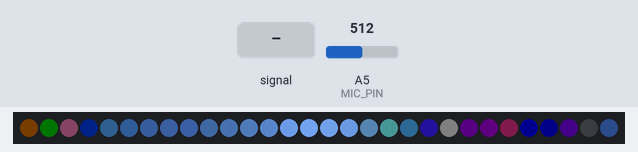
A sketch run on a simulated Arduino Uno, built with avr-gcc and run on an emulated ATmega328P. Parts: 30 RGB LEDs in strip order, left to right. The inputs (shaded band) are chosen by the test bench; at power-on: A5 (MIC_PIN) = 512. Dim RGB values are drawn brighter than linear; random numbers use the default seed unless the sketch sets one; what the sketch prints to the serial monitor is not drawn.

Above: at 0.75 s.
1.3 s: A5 (MIC_PIN) fed a 50 Hz sine of ±306 counts around its level
At 1.46 s:
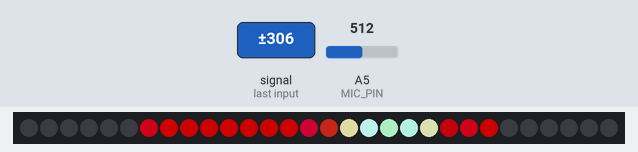
3.7 s: A5 (MIC_PIN) set to 900
At 5.8 s:
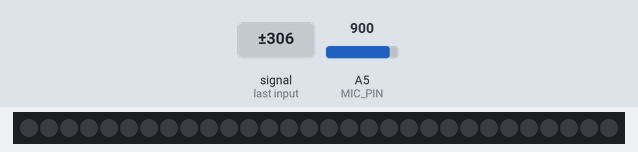
6.1 s: A5 (MIC_PIN) fed a 200 Hz sine of ±81 counts around its level
At 6.57 s:
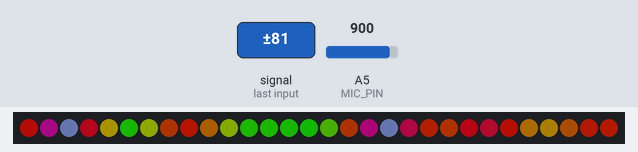
8.5 s: A5 (MIC_PIN) set to 1023
At 8.68 s:
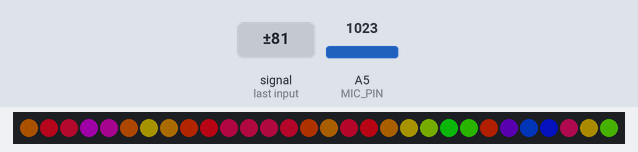
10.7 s: A5 (MIC_PIN) set to 306
At 10.86 s:
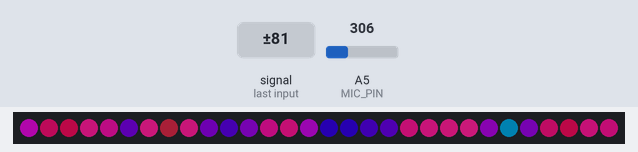
13.2 s: A5 (MIC_PIN) fed a 1000 Hz sine of ±255 counts around its level
At 13.66 s:
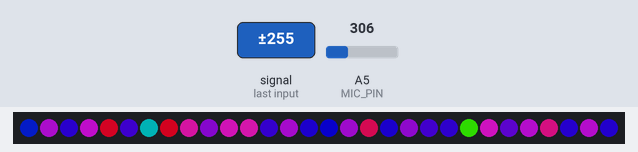
Timing chart, 0 to 16.2 s (numbered marks = the images above; inputs shaded):
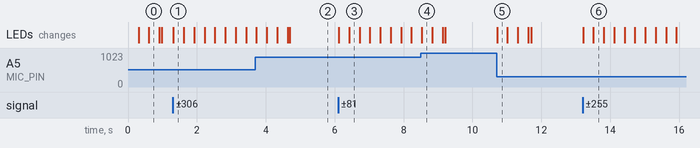

The sketch:

sound_noise.ino
```cpp
/* sound_noise
 *
 * By: Andrew Tuline
 *
 * Date: February, 2017
 *
 * Updated: January, 2020
 *
 * Another sound reactive routine that works with Perlin noise.
 *
 * Uses: sampleAvg
 *
 *
 */

#define FASTLED_ALLOW_INTERRUPTS 0                            // Used for ESP8266.
#include "FastLED.h"                                          // FastLED library.

#define MIC_PIN   5                                           // Analog port for microphone
uint8_t squelch = 7;                                          // Anything below this is background noise, so we'll make it '0'.
int sample;                                                   // Current sample.
float sampleAvg = 0;                                          // Smoothed Average.
float micLev = 0;                                             // Used to convert returned value to have '0' as minimum.
uint8_t maxVol = 11;                                          // Reasonable value for constant volume for 'peak detector', as it won't always trigger.
bool samplePeak = 0;                                          // Boolean flag for peak. Responding routine must reset this flag.


// Fixed definitions cannot change on the fly.
#define LED_DT 12                                             // Data pin to connect to the strip.
#define LED_CK 11
#define COLOR_ORDER GRB                                       // It's GRB for WS2812B and BGR for APA102
#define LED_TYPE WS2812                                       // What kind of strip are you using (WS2801, WS2812B or APA102)?
#define NUM_LEDS 30                                           // Number of LED's.

struct CRGB leds[NUM_LEDS];                                   // Initialize our LED array.

CRGBPalette16 currentPalette(OceanColors_p);
CRGBPalette16 targetPalette(LavaColors_p);
TBlendType    currentBlending;                                // NOBLEND or LINEARBLEND


int max_bright = 255;


static int16_t xdist;                                          // A random number for our noise generator.
static int16_t ydist;
uint16_t xscale = 30;                                         // Wouldn't recommend changing this on the fly, or the animation will be really blocky.
uint16_t yscale = 30;                                         // Wouldn't recommend changing this on the fly, or the animation will be really blocky.
uint8_t maxChanges = 24;                                      // Value for blending between palettes.


void setup() {

  analogReference(EXTERNAL);                                  // 3.3V reference for analog input.

  Serial.begin(115200);
  Serial.println("The start!");

  LEDS.addLeds<LED_TYPE, LED_DT, COLOR_ORDER>(leds, NUM_LEDS);      // Use this for WS2812B
//  LEDS.addLeds<LED_TYPE, LED_DT, LED_CK, COLOR_ORDER>(leds, NUM_LEDS);  // Use this for WS2801 or APA102

  FastLED.setBrightness(max_bright);
  FastLED.setMaxPowerInVoltsAndMilliamps(5, 500);

} // setup()


void loop() {

  EVERY_N_MILLISECONDS(10) {
    uint8_t maxChanges = 24;
    nblendPaletteTowardPalette(currentPalette, targetPalette, maxChanges);   // AWESOME palette blending capability.
    fillnoise8();                                             // Update the LED array with noise based on sound input
    fadeToBlackBy(leds, NUM_LEDS, 32);                         // 8 bit, 1 = slow, 255 = fast
  }

  EVERY_N_SECONDS(5) {                                        // Change the target palette to a random one every 5 seconds.
    targetPalette = CRGBPalette16(CHSV(random8(), 255, random8(128,255)), CHSV(random8(), 255, random8(128,255)), CHSV(random8(), 192, random8(128,255)), CHSV(random8(), 255, random8(128,255)));
  }

  getSample();                                                // Sample the sound.

  FastLED.show();                                             // Display everything.

} // loop()


void getSample() {

  int16_t micIn;                                              // Current sample starts with negative values and large values, which is why it's 16 bit signed.
  static long peakTime;

  micIn = analogRead(MIC_PIN);                                // Poor man's analog Read.
  micLev = ((micLev * 31) + micIn) / 32;                      // Smooth it out over the last 32 samples for automatic centering.
  micIn -= micLev;                                            // Let's center it to 0 now.
  micIn = abs(micIn);                                         // And get the absolute value of each sample.
  sample = (micIn <= squelch) ? 0 : (sample + micIn) / 2;     // Using a ternary operator, the resultant sample is either 0 or it's a bit smoothed out with the last sample.
  sampleAvg = ((sampleAvg * 31) + sample) / 32;               // Smooth it out over the last 32 samples.

  if (sample > (sampleAvg+maxVol) && millis() > (peakTime + 50)) {    // Poor man's beat detection by seeing if sample > Average + some value.
    samplePeak = 1;                                                   // Then we got a peak, else we don't. Display routines need to reset the samplepeak value in case they miss the trigger.
    peakTime=millis();
  }

}  // getSample()


void fillnoise8() {                                                       // Add Perlin noise with modifiers from the soundmems routine.

  int maxLen = sampleAvg;
  if (sampleAvg >NUM_LEDS) maxLen = NUM_LEDS;

  for (int i = (NUM_LEDS-maxLen)/2; i <(NUM_LEDS+maxLen+1)/2; i++) {      // The louder the sound, the wider the soundbar.
    uint8_t index = inoise8(i*sampleAvg+xdist, ydist+i*sampleAvg);        // Get a value from the noise function. I'm using both x and y axis.
//    uint8_t index = inoise8(xdist+i*xscale, ydist+i*yscale) % 255;        // Get a value from the noise function. I'm using both x and y axis.
    leds[i] = ColorFromPalette(currentPalette, index, 255, LINEARBLEND);  // With that value, look up the 8 bit colour palette value and assign it to the current LED.
  }

  xdist=xdist+beatsin8(5,0,10);
  ydist=ydist+beatsin8(4,0,10);

} // fillnoise8()
```

Measured:
- after the input at 1.3 s, the LEDs: change at once (image 1)
- after the input at 6.1 s, the LEDs: first change at once (image 3 shows a later state)
- after the input at 10.7 s, the LEDs: change at once (image 5)
- after the input at 13.2 s, the LEDs: first change at once (image 6 shows a later state)
